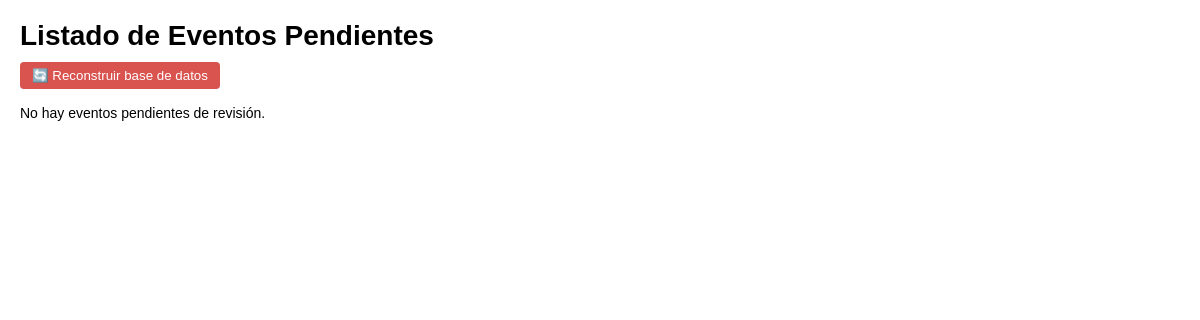
Before: / with the older database file.
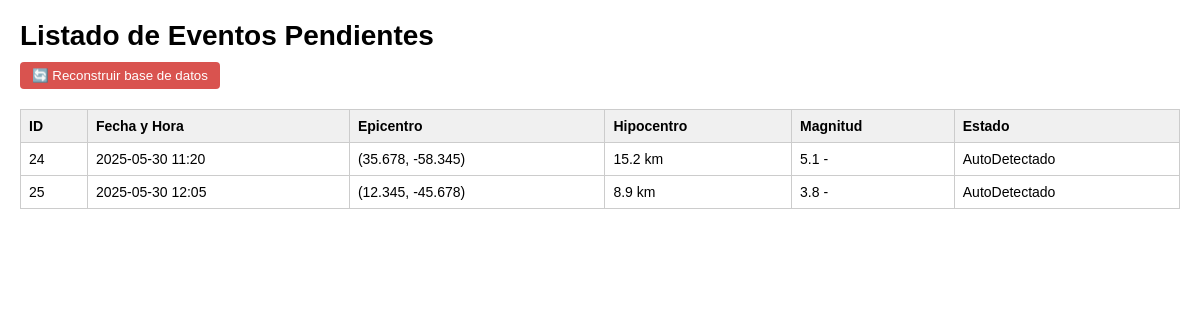
After: the same page with the newer database file.
### tables this page shows
CREATE TABLE Evento (
        id_evento       INTEGER PRIMARY KEY,
        fecha_hora      TEXT    NOT NULL,
        epicentro_lat   REAL    NOT NULL,
        epicentro_lng   REAL    NOT NULL,
        hipocentro      REAL    NOT NULL,
        magnitud        REAL    NULL,
        magnitud_desc   TEXT    NULL,
        magnitud_unidad TEXT    NULL,
        alcance_nombre  TEXT    NULL,
        alcance_desc    TEXT    NULL,
        clasif_desde    REAL    NULL,
        clasif_hasta    REAL    NULL,
        clasif_nombre   TEXT    NULL,
        origen_nombre   TEXT    NULL,
        origen_desc     TEXT    NULL,
        estado_nombre   TEXT    NOT NULL,
        estado_desc     TEXT    NULL
    );

### app_flask.py (the view)
@app.route('/')
def index():
    conn = get_connection()
    cur = conn.cursor()
    cur.execute("SELECT id_evento FROM Evento;")
    filas = cur.fetchall()
    conn.close()
    eventos_pendientes = []
    for fila in filas:
        ev = cargar_evento_por_id(fila[0])
        if ev and ev.estado.getNombre() == "AutoDetectado":
            eventos_pendientes.append(ev)
    return render_template('lista_eventos.html', eventos=eventos_pendientes)

### db.py (called while the page is built)
def get_connection():
    conn = sqlite3.connect(DB_PATH)
    conn.row_factory = sqlite3.Row
    return conn

### indexClases.py (called while the page is built)
    def getNombre(self):
        return self.nombre

    def __str__(self):
        return f"{self.numero} {self.unidad} - {self.descripcion}"

### templates/lista_eventos.html (shortened to what this page needs)
<!doctype html>
<html>
<head>
</head>
<body>
  <h1>Listado de Eventos Pendientes</h1>
<form method="post" action="{{ url_for('reseed') }}" style="margin-bottom: 1rem;">
  <button type="submit"
          style="padding: 6px 12px; background-color: #d9534f; color: white; border: none; border-radius: 4px; cursor: pointer;">
    🔄 Reconstruir base de datos
  </button>
</form>
  {% if eventos %}
    <table>
      <thead>
        <tr>
          <th>ID</th>
          <th>Fecha y Hora</th>
          <th>Epicentro</th>
          <th>Hipocentro</th>
          <th>Magnitud</th>
          <th>Estado</th>
        </tr>
      </thead>
      <tbody>
      {% for ev in eventos %}
        <tr onclick="window.location='{{ url_for('detalle', event_id=ev.id_evento) }}'">
          <td>{{ ev.id_evento }}</td>
          <td>{{ ev.fecha_hora }}</td>
          <td>{{ ev.ubicacion.epicentro }}</td>
          <td>{{ ev.ubicacion.hipocentro }} km</td>
          <td>{{ ev.magnitud }}</td>
          <td>{{ ev.estado.nombre }}</td>
        </tr>
      {% endfor %}
      </tbody>
    </table>
  {% else %}
    <p>No hay eventos pendientes de revisión.</p>
  {% endif %}
</body>
</html>

### templates/lista_eventos.html (style rules this page uses)
body { font:14px Arial, sans-serif; margin:20px; }
table { width:100%; border-collapse:collapse; margin-top:20px; }
th, td { border:1px solid #ccc; padding:8px; text-align:left; }
th { background:#f0f0f0; }
h1 { margin-bottom:10px; }

Changed rows visible on the page:
now on this page (row edited): Evento: id_evento "24", fecha_hora "2025-05-30 11:20", ubicacion.epicentro "(35.678, -58.345)", ubicacion.hipocentro "15.2", magnitud "5.1 -", estado.nombre "AutoDetectado"
now on this page (row edited): Evento: id_evento "25", fecha_hora "2025-05-30 12:05", ubicacion.epicentro "(12.345, -45.678)", ubicacion.hipocentro "8.9", magnitud "3.8 -", estado.nombre "AutoDetectado"
Other visible differences:
text no longer shown: "No hay eventos pendientes de revisión."
text now shown: "ID Fecha y Hora Epicentro Hipocentro Magnitud Estado"
